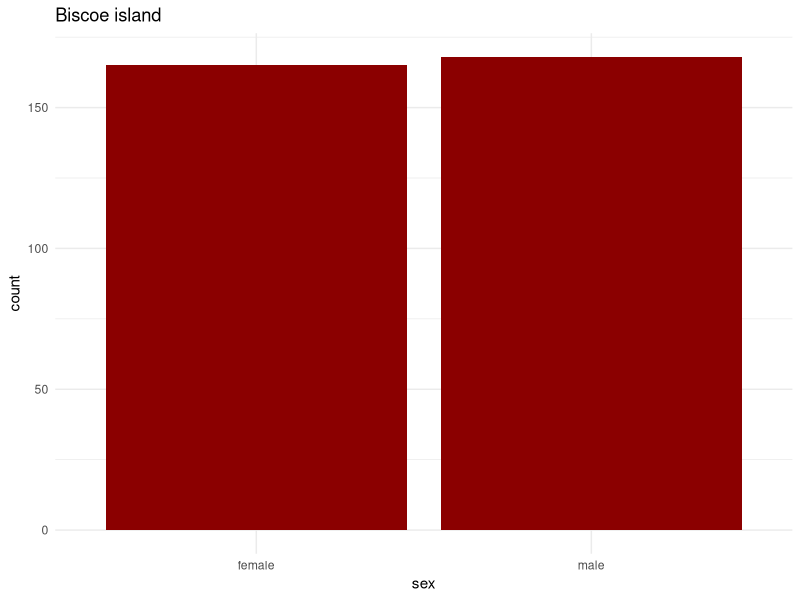

Write R code to recreate this figure.
###########################################################
##############  ONE SAMPLE Z TEST   #######################
###########################################################

library(palmerpenguins) #data 
library(ggplot2) #plotting
library(dplyr) # operators
library(patchwork) #combine plots

#testing if the props (species and sex) among penguins 
# are the equal to the ones that we postulate theoretically

dat_Biscoe <- penguins %>%
  select(species, island, body_mass_g) %>%
  filter((species %in% c('Adelie','Gentoo')) & (island == 'Biscoe') )

summary(dat_Biscoe)


test <- prop.test(
  x = 124, # number of successes (Gentoo)
  n = 168, # total number of trials (total num penguins)
  p = 0.5, # we test for prob = 0.5
  conf.level = 0.95 # confidence level 
)

# we do not reject the null hypothesis 
print(test)

#filter penguins using the %in% operator
dat_sex<- penguins %>%
  select(species, sex) %>%
  filter((sex %in% c('female','male'))  )

test_sex <- prop.test(
  x = 165, # number of successes (female)
  n = 333, # total number of trials (total num penguins)
  p = 0.5, # we test for prob = 0.5
  conf.level = 0.95 # confidence level 
)

# we do not reject the null hypothesis 
print(test_sex)


#Plot for sex proportion
sex_prop <- ggplot(dat_sex) +
  aes(x = sex) +
  geom_bar(fill = "#8B0000") +
  theme_minimal() +
  labs(title = "Biscoe island")
